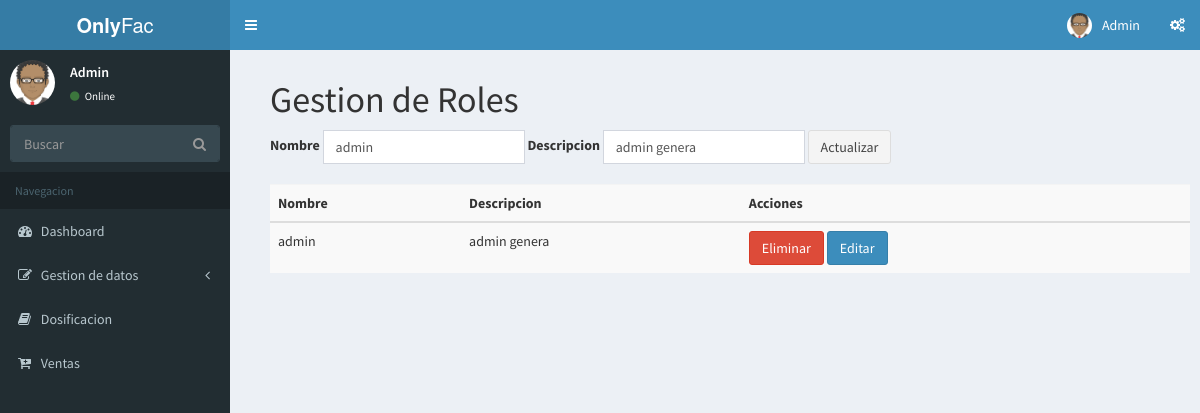
Page /index.php/rol/edit/1 on the committed database.
### tables this page shows
CREATE TABLE `rol` (
  `idRol` int(11) NOT NULL AUTO_INCREMENT,
  `nombre` varchar(20) NOT NULL,
  `descripcion` varchar(18) NOT NULL,
  PRIMARY KEY (`idRol`)
);

### application/controllers/rol.php (called while the page is built, shortened)
<?php
class Rol extends CI_Controller {
	public function __construct(){
        $this->load->helper('url');
        $this->load->helper('form');
        $this->load->helper('security');
        $this->load->library('form_validation');
        $this->load->library('session');
        $this->load->model('Model_Rol');
    }
    public function edit($id){
        if($id != null){
            $data['content'] = "rol/index";
            $data['select'] = $this->Model_Rol->select();
            $data['dataedit'] = $this->Model_Rol->selectby($id);
            $this->load->view("template", $data);
        } else {
        }
    }
}

### index.php (called while the page is built, shortened)
<?php
require_once BASEPATH.'core/CodeIgniter.php';

### application/models/model_rol.php (called while the page is built, shortened)
<?php
Class Model_Rol extends CI_Model {
    public function select()
    {
        $this->db->select('*');
        $this->db->from('rol');
        $query = $this->db->get();
        return $query->result();
    }
    public function selectby($id)
    {
       $this->db->from('rol');
       $this->db->where('idRol', $id);
       $query = $this->db->get();
       return $query->result();
    }
}

### application/views/rol/index.php (the view)
<h1>Gestion de Roles</h1>
<?php if(isset($dataedit)) {echo form_open('rol/update'."/".$dataedit[0]->idRol, 'class="form-inline"');} else { echo form_open('rol/insert', 'class="form-inline"');} ?>
  <div class="form-group">
    <label for="exampleInputName2">Nombre</label>
    <input type="text" name="rolname" class="form-control" id="exampleInputName2" value="<?php if(isset($dataedit)){ echo $dataedit[0]->nombre;} ?>" />
  </div>
  <div class="form-group">
    <label for="exampleInputName2">Descripcion</label>
    <input type="text" name="roldescription" class="form-control" id="exampleInputName2" value="<?php if(isset($dataedit)){ echo $dataedit[0]->descripcion;} ?>" />
  </div>
  <button type="submit" class="btn btn-default">
      <?php
        if(isset($dataedit)){
            echo "Actualizar";
        } else {
            echo "Agregar";
        }
      ?>
  </button>
<?php echo form_close(); ?>
<table class="table table-striped" style = "margin: 20px 0px;">
    <theader>
        <th>Nombre</th>
        <th>Descripcion</th>
        <th>Acciones</th>
    </theader>
    <tbody>
        <?php foreach ($select as $value) { ?>
            <tr>
                <td><?php echo $value->nombre; ?></td>
                <td><?php echo $value->descripcion; ?></td>
                <td>
                    <a href="<?php echo base_url('index.php/rol/delete')."/".$value->idRol; ?>" type="button" class="btn btn-danger">Eliminar</a>
                    <a href="<?php echo base_url('index.php/rol/edit')."/".$value->idRol; ?>" type="button" class="btn btn-primary">Editar</a>
                </td>
            </tr>
        <?php } ?>
    </tbody>
</table>

### rows in the picture
rol: rolname "admin", roldescription "admin genera", nombre "admin", descripcion "admin genera"
